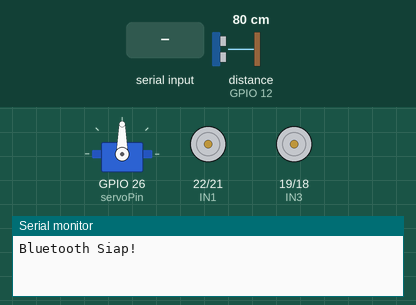
Recording of a sketch running on a simulated ESP32. Shown: servo, motor-driver pin pairs drawn as motors (green arrow = first pin HIGH = forward, orange = second pin HIGH = backward, longer = more drive, scaled by the enable pin), the last lines printed to the serial monitor. The test bench sets the inputs (shaded band); at power-on: distance to the obstacle (sensor on GPIO 12) 80 cm. The echo pulse lasts 58.3 µs per cm; nothing arrives over Bluetooth unless stated.

Above: at 1.2 s.
1.3 s: "R" received over the second serial link
At 1.6 s:
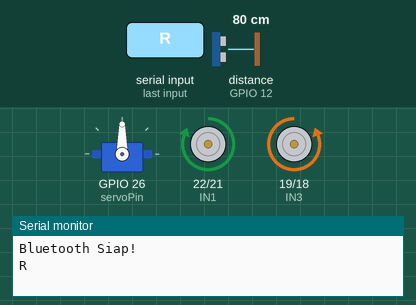
2.8 s: "G" received over the second serial link
At 4.0 s:
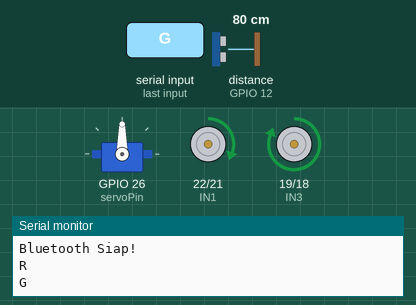
4.3 s: "H" received over the second serial link
At 5.1 s:
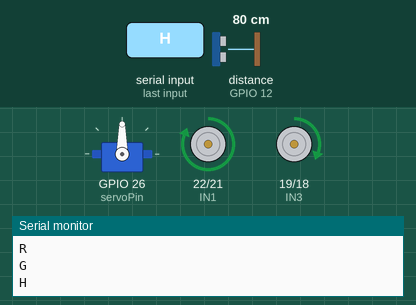
5.8 s: "I" received over the second serial link
At 6.2 s:
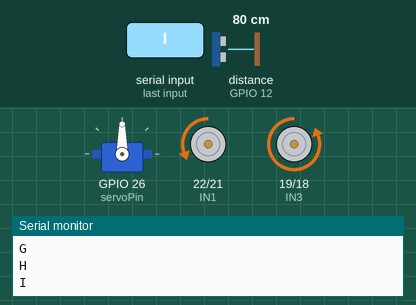
7.3 s: "J" received over the second serial link
At 8.5 s:
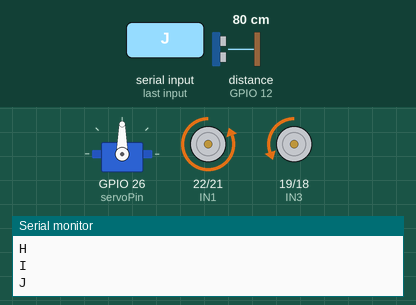
8.8 s: "X90\n" received over the second serial link
At 9.1 s:
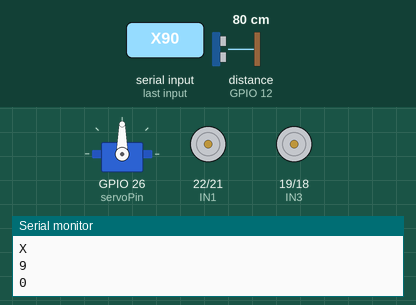
Timing chart, 0 to 11.3 s (numbered marks = the images above; inputs shaded):
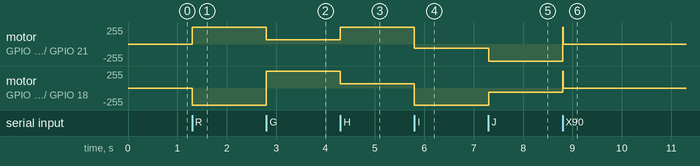

Measured:
- after the input at 1.3 s, motor on GPIO 22 (IN1) / GPIO 21 (IN2): stopped → forward 255/255 at once; motor on GPIO 19 (IN3) / GPIO 18 (IN4): stopped → backward 255/255 at once
- after the input at 2.8 s, motor on GPIO 22 (IN1) / GPIO 21 (IN2): forward 255/255 → forward 63/255 at once; motor on GPIO 19 (IN3) / GPIO 18 (IN4): backward 255/255 → forward 255/255 at once
- after the input at 4.3 s, motor on GPIO 22 (IN1) / GPIO 21 (IN2): forward 63/255 → forward 255/255 at once; motor on GPIO 19 (IN3) / GPIO 18 (IN4): forward 255/255 → forward 63/255 at once
- after the input at 5.8 s, motor on GPIO 22 (IN1) / GPIO 21 (IN2): forward 255/255 → backward 63/255 at once; motor on GPIO 19 (IN3) / GPIO 18 (IN4): forward 63/255 → backward 255/255 at once
- after the input at 7.3 s, motor on GPIO 22 (IN1) / GPIO 21 (IN2): backward 63/255 → backward 255/255 at once; motor on GPIO 19 (IN3) / GPIO 18 (IN4): backward 255/255 → backward 63/255 at once
- after the input at 8.8 s, motor on GPIO 22 (IN1) / GPIO 21 (IN2): backward 255/255 → stopped at once; motor on GPIO 19 (IN3) / GPIO 18 (IN4): backward 63/255 → stopped at once

The sketch:

coding.ino
```cpp
#include <ESP32Servo.h>
#include "BluetoothSerial.h"

// --- KONFIGURASI PIN (Sesuai rangkaianmu) ---
const int trigPin = 14;
const int echoPin = 12;
const int servoPin = 26;

// Motor Kiri
const int ENA = 23;
const int IN1 = 22;
const int IN2 = 21;

// Motor Kanan
const int IN3 = 19;
const int IN4 = 18;
const int ENB = 5;

// --- VARIABEL ---
Servo myServo;
BluetoothSerial SerialBT;

int motorSpeed = 255; // Default Speed Max
int currentSpeed = 150;
int distance = 0;
int distanceLimit = 30;
bool autoMode = false;

void setup() {
  Serial.begin(115200);
  SerialBT.begin("ESP32_Robot_Aldan"); // Nama Bluetooth
  Serial.println("Bluetooth Siap!");

  // Setup Pin
  pinMode(ENA, OUTPUT); pinMode(IN1, OUTPUT); pinMode(IN2, OUTPUT);
  pinMode(IN3, OUTPUT); pinMode(IN4, OUTPUT); pinMode(ENB, OUTPUT);

  pinMode(trigPin, OUTPUT);
  pinMode(echoPin, INPUT);

  myServo.attach(servoPin);
  myServo.write(90);
}

void loop() {
  // Cek Data Bluetooth
  if (SerialBT.available()) {
    char command = SerialBT.read();
    Serial.println(command); // Untuk debugging

    // --- LOGIKA KONTROL MANUAL ---
    // Kita baca perintah manual HANYA jika TIDAK sedang mode auto
    // KECUALI perintah 'x' (matikan auto) atau 'X' (nyalakan auto)

    if (command == 'X') {
      autoMode = true;
      SerialBT.println("Mode OTOMATIS: ON");
    }
    else if (command == 'x') {
      autoMode = false;
      stopMove();
      SerialBT.println("Mode OTOMATIS: OFF (Manual)");
    }

    // Setting Kecepatan (0 - 9)
    else if (command >= '0' && command <= '9') {
      int speedVal = command - '0'; // Ubah char ke angka
      motorSpeed = map(speedVal, 0, 9, 0, 255);
      SerialBT.print("Kecepatan set ke: ");
      SerialBT.println(motorSpeed);
    }

    // Perintah Gerak (Hanya jalan kalau Manual Mode)
    else if (!autoMode) {
      switch (command) {
        case 'F': moveForward(); break;     // Maju
        case 'B': moveBackward(); break;    // Mundur
        case 'L': turnLeft(); break;        // Putar Kiri (Tajam)
        case 'R': turnRight(); break;       // Putar Kanan (Tajam)
        case 'G': moveForwardLeft(); break; // Serong Kiri Maju
        case 'H': moveForwardRight(); break;// Serong Kanan Maju
        case 'I': moveBackwardLeft(); break;// Serong Kiri Mundur
        case 'J': moveBackwardRight(); break;// Serong Kanan Mundur
        case 'S': stopMove(); break;        // Stop
      }
    }
  }

  // --- JALANKAN MODE OTOMATIS ---
  if (autoMode) {
    runAutoMode();
  }
}

// ==========================================
// BAGIAN FUNGSI GERAK (DRIVER L298N)
// ==========================================

void setMotor(int speedLeft, int speedRight, bool dirLeftMaju, bool dirRightMaju) {
  analogWrite(ENA, speedLeft);
  analogWrite(ENB, speedRight);

  // Motor Kiri
  if (dirLeftMaju) { digitalWrite(IN1, HIGH); digitalWrite(IN2, LOW); }
  else             { digitalWrite(IN1, LOW); digitalWrite(IN2, HIGH); }

  // Motor Kanan
  if (dirRightMaju) { digitalWrite(IN3, HIGH); digitalWrite(IN4, LOW); }
  else              { digitalWrite(IN3, LOW); digitalWrite(IN4, HIGH); }
}

void moveForward() {
  setMotor(motorSpeed, motorSpeed, true, true);
}

void moveBackward() {
  setMotor(motorSpeed, motorSpeed, false, false);
}

void turnLeft() { // Putar di tempat ke kiri
  setMotor(motorSpeed, motorSpeed, false, true);
}

void turnRight() { // Putar di tempat ke kanan
  setMotor(motorSpeed, motorSpeed, true, false);
}

void stopMove() {
  digitalWrite(IN1, LOW); digitalWrite(IN2, LOW);
  digitalWrite(IN3, LOW); digitalWrite(IN4, LOW);
  analogWrite(ENA, 0); analogWrite(ENB, 0);
}

// --- Gerakan Halus (Serong) ---
// Caranya: Salah satu roda diperlambat
void moveForwardLeft() {
  setMotor(motorSpeed/4, motorSpeed, true, true);
}

void moveForwardRight() {
  setMotor(motorSpeed, motorSpeed/4, true, true);
}

void moveBackwardLeft() {
  setMotor(motorSpeed/4, motorSpeed, false, false);
}

void moveBackwardRight() {
  setMotor(motorSpeed, motorSpeed/4, false, false);
}

// ==========================================
// BAGIAN LOGIKA OTOMATIS (SENSOR)
// ==========================================

void runAutoMode() {
  distance = readDistance();

  if (distance < distanceLimit) {
    stopMove(); delay(200);
    moveBackward(); delay(300);
    stopMove();

    int rightDist = lookRight();
    delay(300);
    int leftDist = lookLeft();
    delay(300);

    // Pakai speed penuh saat menghindar
    int tempSpeed = motorSpeed;
    motorSpeed = 200; // Pastikan cukup tenaga buat belok

    if (rightDist >= leftDist) {
      turnRight(); delay(500);
    } else {
      turnLeft(); delay(500);
    }

    stopMove();
    motorSpeed = tempSpeed; // Kembalikan kecepatan asal
  } else {
    moveForward();
  }
}

int readDistance() {
  digitalWrite(trigPin, LOW); delayMicroseconds(2);
  digitalWrite(trigPin, HIGH); delayMicroseconds(10);
  digitalWrite(trigPin, LOW);
  long duration = pulseIn(echoPin, HIGH);
  int cm = duration * 0.034 / 2;
  if (cm == 0) cm = 250;
  return cm;
}

int lookRight() {
  myServo.write(10); delay(500);
  int d = readDistance();
  myServo.write(90); return d;
}

int lookLeft() {
  myServo.write(170); delay(500);
  int d = readDistance();
  myServo.write(90); return d;
}
```
